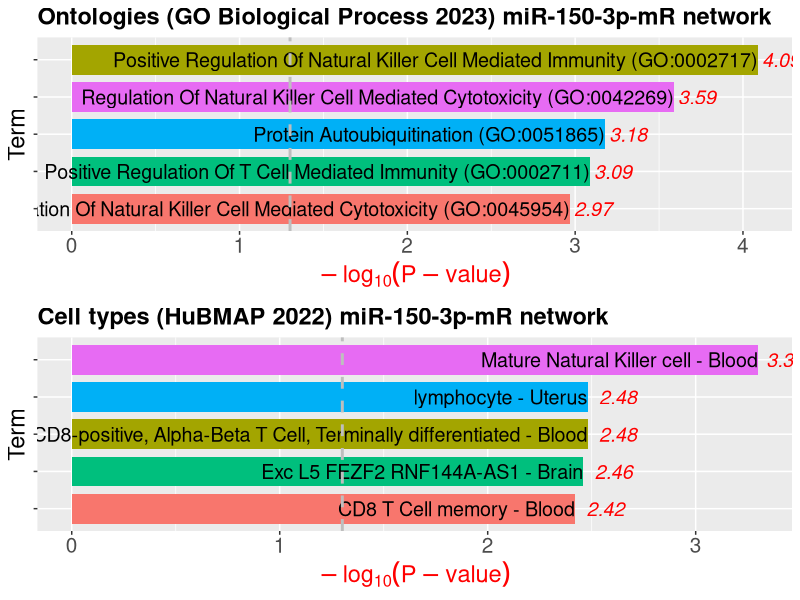
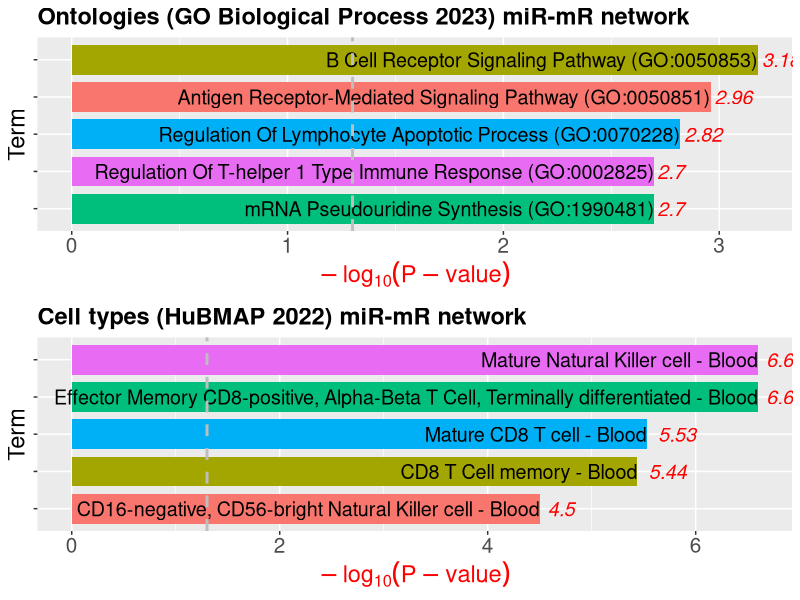
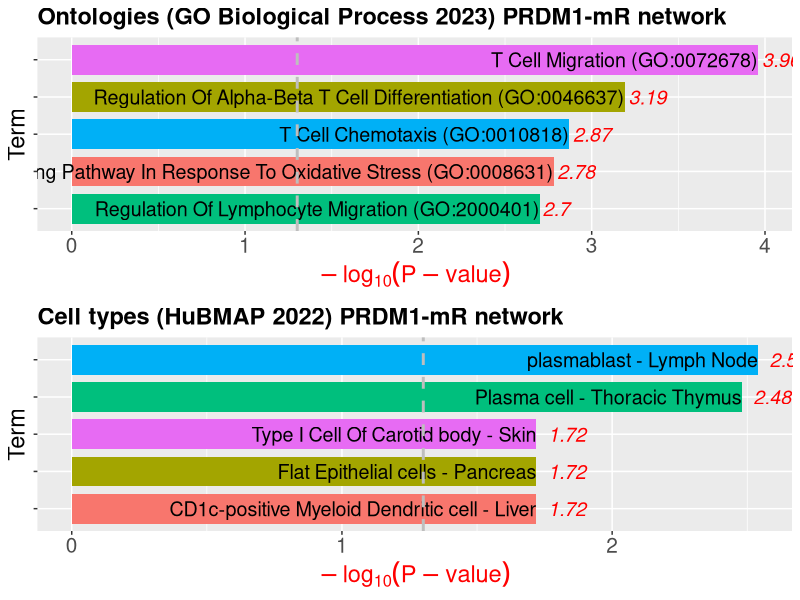
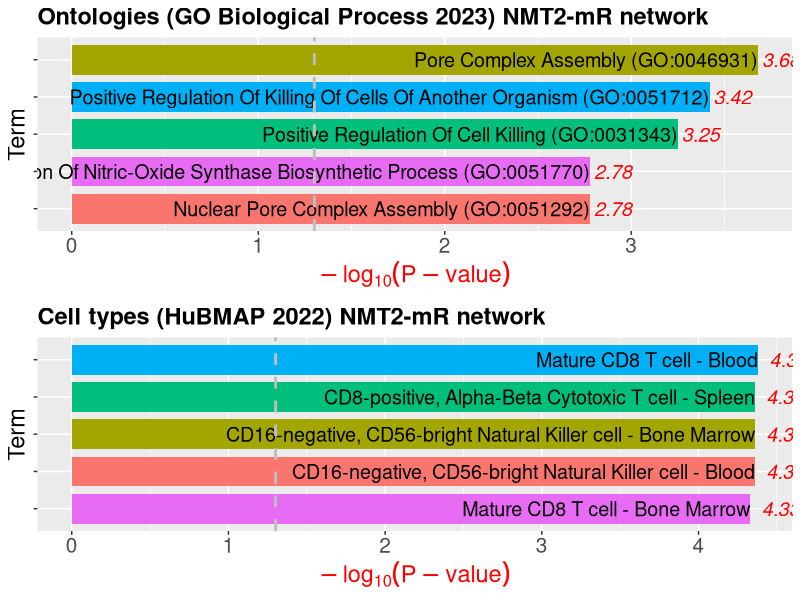
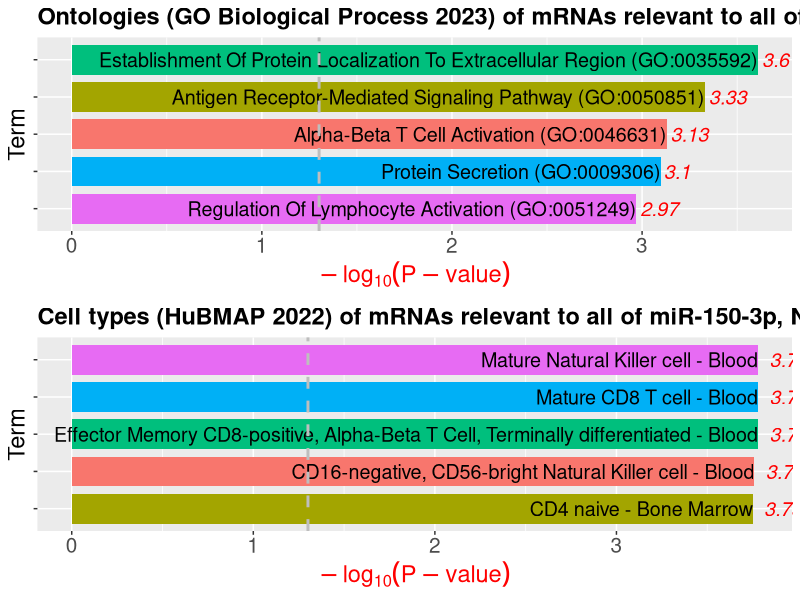

Write R code to recreate these figures, in order.
library(tidyverse)
library(ggpubr)
go <- read.table("process/GO_Biological_Process_2023_table.txt", sep="\t", header = T) %>% as_tibble() %>% select(Term, Overlap, P.value)
go150 <- read.table("process/GO_Biological_Process_2023_table_150.txt", sep="\t", header = T) %>% as_tibble() %>% select(Term, Overlap, P.value)
go_prdm1 <- read.table("process/GO_Biological_Process_2023_prdm1.txt", sep="\t", header = T) %>% as_tibble() %>% select(Term, Overlap, P.value)
go_nmt2 <- read.table("process/GO_Biological_Process_2023_nmt2.txt", sep="\t", header = T) %>% as_tibble() %>% select(Term, Overlap, P.value)
go_all <- read.table("process/GO_Biological_Process_2023_table_all.txt", sep="\t", header = T) %>% as_tibble() %>% select(Term, Overlap, P.value)

cell <- read.table("process/HuBMAP_ASCTplusB_augmented_2022_table.txt", sep="\t", header = T) %>% as_tibble() %>% select(Term, Overlap, P.value)
cell150 <- read.table("process/HuBMAP_ASCTplusB_augmented_2022_table_150.txt", sep="\t", header = T) %>% as_tibble() %>% select(Term, Overlap, P.value)
cell_prdm1 <- read.table("process/HuBMAP_ASCTplusB_augmented_2022_prdm1.txt", sep="\t", header = T) %>% as_tibble() %>% select(Term, Overlap, P.value)
cell_nmt2 <- read.table("process/HuBMAP_ASCTplusB_augmented_2022_nmt2.txt", sep="\t", header = T) %>% as_tibble() %>% select(Term, Overlap, P.value)
cellall <- read.table("process/HuBMAP_ASCTplusB_augmented_2022_table_all.txt", sep="\t", header = T) %>% as_tibble() %>% select(Term, Overlap, P.value)


a1 <- go150 %>% slice(1:5) %>% mutate(logp=round(-log(P.value, 10),2)) %>% ggplot(aes(x=reorder(Term, logp), y=logp, fill=Term)) + 
  geom_bar(stat='identity',width=0.8)+coord_flip()+geom_text(aes(label=Term), hjust=1,color="black", size=5)+
  theme(axis.text.y=element_blank(), legend.position = "none",axis.text.x = element_text(size=15), axis.title.x = element_text(size=17,color="red"), axis.title.y = element_text(size=17)
        ,plot.title = element_text(size = 17, face = "bold"))+
  geom_text(aes(label=logp), hjust=-0.1,color="red", size=5, fontface="italic")+
  xlab("Term")+ylab(expression(-log[10](P-value)))+
  geom_hline(yintercept = -log(0.05,10),color="gray", lty=2, lwd=1)+
  ggtitle("Ontologies (GO Biological Process 2023) miR-150-3p-mR network")

a2 <- cell150 %>% slice(1:5) %>% mutate(logp=round(-log(P.value, 10),2)) %>% ggplot(aes(x=reorder(Term, logp), y=logp, fill=Term)) + 
  geom_bar(stat='identity',width=0.8)+coord_flip()+geom_text(aes(label=Term), hjust=1,color="black", size=5)+
  theme(axis.text.y=element_blank(), legend.position = "none",axis.text.x = element_text(size=15), axis.title.x = element_text(size=17,color="red"), axis.title.y = element_text(size=17)
        ,plot.title = element_text(size = 17, face = "bold"))+
  geom_text(aes(label=logp), hjust=-0.3,color="red", size=5, fontface="italic")+
  xlab("Term")+ylab(expression(-log[10](P-value)))+
  geom_hline(yintercept = -log(0.05,10),color="gray", lty=2, lwd=1)+
  ggtitle("Cell types (HuBMAP 2022) miR-150-3p-mR network")

ggarrange(a1,a2, nrow=2, ncol=1)

a1 <- go %>% slice(1:5) %>% mutate(logp=round(-log(P.value, 10),2)) %>% ggplot(aes(x=reorder(Term, logp), y=logp, fill=Term)) + 
  geom_bar(stat='identity',width=0.8)+coord_flip()+geom_text(aes(label=Term), hjust=1,color="black", size=5)+
  theme(axis.text.y=element_blank(), legend.position = "none",axis.text.x = element_text(size=15), axis.title.x = element_text(size=17,color="red"), axis.title.y = element_text(size=17)
        ,plot.title = element_text(size = 17, face = "bold"))+
  geom_text(aes(label=logp), hjust=-0.1,color="red", size=5, fontface="italic")+
  xlab("Term")+ylab(expression(-log[10](P-value)))+
  geom_hline(yintercept = -log(0.05,10),color="gray", lty=2, lwd=1)+
  ggtitle("Ontologies (GO Biological Process 2023) miR-mR network")

a2 <-cell %>% slice(1:5) %>% mutate(logp=round(-log(P.value, 10),2)) %>% ggplot(aes(x=reorder(Term, logp), y=logp, fill=Term)) + 
  geom_bar(stat='identity',width=0.8)+coord_flip()+geom_text(aes(label=Term), hjust=1,color="black", size=5)+
  theme(axis.text.y=element_blank(), legend.position = "none",axis.text.x = element_text(size=15), axis.title.x = element_text(size=17,color="red"), axis.title.y = element_text(size=17)
        ,plot.title = element_text(size = 17, face = "bold"))+
  geom_text(aes(label=logp), hjust=-0.3,color="red", size=5, fontface="italic")+
  xlab("Term")+ylab(expression(-log[10](P-value)))+
  geom_hline(yintercept = -log(0.05,10),color="gray", lty=2, lwd=1)+
  ggtitle("Cell types (HuBMAP 2022) miR-mR network")

ggarrange(a1,a2, nrow=2, ncol=1)

a1 <- go_prdm1 %>% slice(1:5) %>% mutate(logp=round(-log(P.value, 10),2)) %>% ggplot(aes(x=reorder(Term, logp), y=logp, fill=Term)) + 
  geom_bar(stat='identity',width=0.8)+coord_flip()+geom_text(aes(label=Term), hjust=1,color="black", size=5)+
  theme(axis.text.y=element_blank(), legend.position = "none",axis.text.x = element_text(size=15), axis.title.x = element_text(size=17,color="red"), axis.title.y = element_text(size=17)
        ,plot.title = element_text(size = 17, face = "bold"))+
  geom_text(aes(label=logp), hjust=-0.1,color="red", size=5, fontface="italic")+
  xlab("Term")+ylab(expression(-log[10](P-value)))+
  geom_hline(yintercept = -log(0.05,10),color="gray", lty=2, lwd=1)+
  ggtitle("Ontologies (GO Biological Process 2023) PRDM1-mR network")

a2 <- cell_prdm1 %>% slice(1:5) %>% mutate(logp=round(-log(P.value, 10),2)) %>% ggplot(aes(x=reorder(Term, logp), y=logp, fill=Term)) + 
  geom_bar(stat='identity',width=0.8)+coord_flip()+geom_text(aes(label=Term), hjust=1,color="black", size=5)+
  theme(axis.text.y=element_blank(), legend.position = "none",axis.text.x = element_text(size=15), axis.title.x = element_text(size=17,color="red"), axis.title.y = element_text(size=17)
        ,plot.title = element_text(size = 17, face = "bold"))+
  geom_text(aes(label=logp), hjust=-0.3,color="red", size=5, fontface="italic")+
  xlab("Term")+ylab(expression(-log[10](P-value)))+
  geom_hline(yintercept = -log(0.05,10),color="gray", lty=2, lwd=1)+
  ggtitle("Cell types (HuBMAP 2022) PRDM1-mR network")

ggarrange(a1,a2, nrow=2, ncol=1)

a1 <- go_nmt2 %>% slice(1:5) %>% mutate(logp=round(-log(P.value, 10),2)) %>% ggplot(aes(x=reorder(Term, logp), y=logp, fill=Term)) + 
  geom_bar(stat='identity',width=0.8)+coord_flip()+geom_text(aes(label=Term), hjust=1,color="black", size=5)+
  theme(axis.text.y=element_blank(), legend.position = "none",axis.text.x = element_text(size=15), axis.title.x = element_text(size=17,color="red"), axis.title.y = element_text(size=17)
        ,plot.title = element_text(size = 17, face = "bold"))+
  geom_text(aes(label=logp), hjust=-0.1,color="red", size=5, fontface="italic")+
  xlab("Term")+ylab(expression(-log[10](P-value)))+
  geom_hline(yintercept = -log(0.05,10),color="gray", lty=2, lwd=1)+
  ggtitle("Ontologies (GO Biological Process 2023) NMT2-mR network")

a2 <- cell_nmt2 %>% slice(1:5) %>% mutate(logp=round(-log(P.value, 10),2)) %>% ggplot(aes(x=reorder(Term, logp), y=logp, fill=Term)) + 
  geom_bar(stat='identity',width=0.8)+coord_flip()+geom_text(aes(label=Term), hjust=1,color="black", size=5)+
  theme(axis.text.y=element_blank(), legend.position = "none",axis.text.x = element_text(size=15), axis.title.x = element_text(size=17,color="red"), axis.title.y = element_text(size=17)
        ,plot.title = element_text(size = 17, face = "bold"))+
  geom_text(aes(label=logp), hjust=-0.3,color="red", size=5, fontface="italic")+
  xlab("Term")+ylab(expression(-log[10](P-value)))+
  geom_hline(yintercept = -log(0.05,10),color="gray", lty=2, lwd=1)+
  ggtitle("Cell types (HuBMAP 2022) NMT2-mR network")

ggarrange(a1,a2, nrow=2, ncol=1)

a1 <- go_all %>% slice(1:5) %>% mutate(logp=round(-log(P.value, 10),2)) %>% ggplot(aes(x=reorder(Term, logp), y=logp, fill=Term)) + 
  geom_bar(stat='identity',width=0.8)+coord_flip()+geom_text(aes(label=Term), hjust=1,color="black", size=5)+
  theme(axis.text.y=element_blank(), legend.position = "none",axis.text.x = element_text(size=15), axis.title.x = element_text(size=17,color="red"), axis.title.y = element_text(size=17)
        ,plot.title = element_text(size = 17, face = "bold"))+
  geom_text(aes(label=logp), hjust=-0.1,color="red", size=5, fontface="italic")+
  xlab("Term")+ylab(expression(-log[10](P-value)))+
  geom_hline(yintercept = -log(0.05,10),color="gray", lty=2, lwd=1)+
  ggtitle("Ontologies (GO Biological Process 2023) of mRNAs relevant to all of miR-150-3p, NMT2, and PRDM1")

a2 <- cellall %>% slice(1:5) %>% mutate(logp=round(-log(P.value, 10),2)) %>% ggplot(aes(x=reorder(Term, logp), y=logp, fill=Term)) + 
  geom_bar(stat='identity',width=0.8)+coord_flip()+geom_text(aes(label=Term), hjust=1,color="black", size=5)+
  theme(axis.text.y=element_blank(), legend.position = "none",axis.text.x = element_text(size=15), axis.title.x = element_text(size=17,color="red"), axis.title.y = element_text(size=17)
        ,plot.title = element_text(size = 17, face = "bold"))+
  geom_text(aes(label=logp), hjust=-0.3,color="red", size=5, fontface="italic")+
  xlab("Term")+ylab(expression(-log[10](P-value)))+
  geom_hline(yintercept = -log(0.05,10),color="gray", lty=2, lwd=1)+
  ggtitle("Cell types (HuBMAP 2022) of mRNAs relevant to all of miR-150-3p, NMT2, and PRDM1")

ggarrange(a1,a2, nrow=2, ncol=1)
